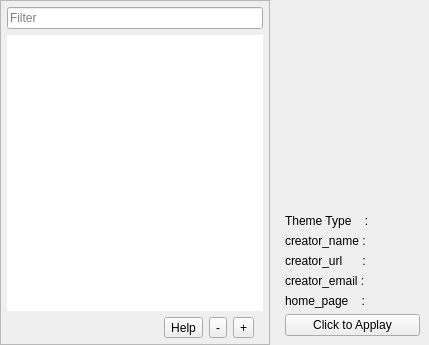
         <widget class="QWidget" name="page_themes">
          <layout class="QGridLayout" name="gridLayout_12">
           <property name="leftMargin">
            <number>0</number>
           </property>
           <property name="topMargin">
            <number>0</number>
           </property>
           <property name="rightMargin">
            <number>0</number>
           </property>
           <property name="bottomMargin">
            <number>0</number>
           </property>
           <item row="0" column="0" rowspan="2">
            <widget class="QFrame" name="frame_5">
             <property name="sizePolicy">
              <sizepolicy hsizetype="Fixed" vsizetype="Preferred">
               <horstretch>0</horstretch>
               <verstretch>0</verstretch>
              </sizepolicy>
             </property>
             <property name="frameShape">
              <enum>QFrame::StyledPanel</enum>
             </property>
             <property name="frameShadow">
              <enum>QFrame::Raised</enum>
             </property>
             <layout class="QGridLayout" name="gridLayout_9">
              <property name="leftMargin">
               <number>6</number>
              </property>
              <property name="topMargin">
               <number>6</number>
              </property>
              <property name="rightMargin">
               <number>6</number>
              </property>
              <property name="bottomMargin">
               <number>6</number>
              </property>
              <item row="0" column="1">
               <widget class="QLineEdit" name="search_theme">
                <property name="styleSheet">
                 <string notr="true"/>
                </property>
                <property name="frame">
                 <bool>true</bool>
                </property>
                <property name="placeholderText">
                 <string>Filter</string>
                </property>
               </widget>
              </item>
              <item row="1" column="1">
               <widget class="QListWidget" name="list_widget_theme">
                <property name="frameShape">
                 <enum>QFrame::NoFrame</enum>
                </property>
                <property name="frameShadow">
                 <enum>QFrame::Plain</enum>
                </property>
                <property name="iconSize">
                 <size>
                  <width>30</width>
                  <height>30</height>
                 </size>
                </property>
                <property name="gridSize">
                 <size>
                  <width>45</width>
                  <height>45</height>
                 </size>
                </property>
               </widget>
              </item>
              <item row="2" column="1">
               <widget class="QFrame" name="frame_13">
                <property name="sizePolicy">
                 <sizepolicy hsizetype="Preferred" vsizetype="Fixed">
                  <horstretch>0</horstretch>
                  <verstretch>0</verstretch>
                 </sizepolicy>
                </property>
                <property name="frameShape">
                 <enum>QFrame::NoFrame</enum>
                </property>
                <property name="frameShadow">
                 <enum>QFrame::Plain</enum>
                </property>
                <layout class="QGridLayout" name="gridLayout_21">
                 <property name="leftMargin">
                  <number>0</number>
                 </property>
                 <property name="topMargin">
                  <number>0</number>
                 </property>
                 <property name="bottomMargin">
                  <number>0</number>
                 </property>
                 <property name="verticalSpacing">
                  <number>0</number>
                 </property>
                 <item row="0" column="1">
                  <widget class="QToolButton" name="t_btn_help">
                   <property name="text">
                    <string>Help</string>
                   </property>
                  </widget>
                 </item>
                 <item row="0" column="2">
                  <widget class="QToolButton" name="t_btn_del">
                   <property name="text">
                    <string>-</string>
                   </property>
                  </widget>
                 </item>
                 <item row="0" column="3">
                  <widget class="QToolButton" name="t_btn_add">
                   <property name="text">
                    <string>+</string>
                   </property>
                  </widget>
                 </item>
                 <item row="0" column="0">
                  <spacer name="horizontalSpacer_5">
                   <property name="orientation">
                    <enum>Qt::Horizontal</enum>
                   </property>
                   <property name="sizeHint" stdset="0">
                    <size>
                     <width>40</width>
                     <height>20</height>
                    </size>
                   </property>
                  </spacer>
                 </item>
                </layout>
               </widget>
              </item>
             </layout>
            </widget>
           </item>
           <item row="1" column="1">
            <widget class="QFrame" name="frame_7">
             <property name="sizePolicy">
              <sizepolicy hsizetype="Preferred" vsizetype="Fixed">
               <horstretch>0</horstretch>
               <verstretch>0</verstretch>
              </sizepolicy>
             </property>
             <property name="frameShape">
              <enum>QFrame::NoFrame</enum>
             </property>
             <property name="frameShadow">
              <enum>QFrame::Plain</enum>
             </property>
             <layout class="QGridLayout" name="gridLayout_11">
              <item row="0" column="0">
               <widget class="QLabel" name="label_8">
                <property name="sizePolicy">
                 <sizepolicy hsizetype="Fixed" vsizetype="Preferred">
                  <horstretch>0</horstretch>
                  <verstretch>0</verstretch>
                 </sizepolicy>
                </property>
                <property name="text">
                 <string>Theme Type    :</string>
                </property>
               </widget>
              </item>
              <item row="3" column="1" colspan="2">
               <widget class="QLabel" name="tcr_email">
                <property name="sizePolicy">
                 <sizepolicy hsizetype="Preferred" vsizetype="Fixed">
                  <horstretch>0</horstretch>
                  <verstretch>0</verstretch>
                 </sizepolicy>
                </property>
                <property name="text">
                 <string/>
                </property>
                <property name="openExternalLinks">
                 <bool>true</bool>
                </property>
                <property name="textInteractionFlags">
                 <set>Qt::LinksAccessibleByMouse|Qt::TextSelectableByMouse</set>
                </property>
               </widget>
              </item>
              <item row="1" column="1" colspan="2">
               <widget class="QLabel" name="tcr_name">
                <property name="sizePolicy">
                 <sizepolicy hsizetype="Preferred" vsizetype="Fixed">
                  <horstretch>0</horstretch>
                  <verstretch>0</verstretch>
                 </sizepolicy>
                </property>
                <property name="text">
                 <string/>
                </property>
               </widget>
              </item>
              <item row="3" column="0">
               <widget class="QLabel" name="label_7">
                <property name="sizePolicy">
                 <sizepolicy hsizetype="Fixed" vsizetype="Preferred">
                  <horstretch>0</horstretch>
                  <verstretch>0</verstretch>
                 </sizepolicy>
                </property>
                <property name="text">
                 <string>creator_email :</string>
                </property>
               </widget>
              </item>
              <item row="4" column="1" colspan="2">
               <widget class="QLabel" name="tcr_home_page">
                <property name="sizePolicy">
                 <sizepolicy hsizetype="Preferred" vsizetype="Fixed">
                  <horstretch>0</horstretch>
                  <verstretch>0</verstretch>
                 </sizepolicy>
                </property>
                <property name="text">
                 <string/>
                </property>
                <property name="openExternalLinks">
                 <bool>true</bool>
                </property>
                <property name="textInteractionFlags">
                 <set>Qt::LinksAccessibleByMouse|Qt::TextSelectableByMouse</set>
                </property>
               </widget>
              </item>
              <item row="2" column="1" colspan="2">
               <widget class="QLabel" name="tcr_url">
                <property name="sizePolicy">
                 <sizepolicy hsizetype="Preferred" vsizetype="Fixed">
                  <horstretch>0</horstretch>
                  <verstretch>0</verstretch>
                 </sizepolicy>
                </property>
                <property name="text">
                 <string/>
                </property>
                <property name="openExternalLinks">
                 <bool>true</bool>
                </property>
                <property name="textInteractionFlags">
                 <set>Qt::LinksAccessibleByMouse|Qt::TextSelectableByMouse</set>
                </property>
               </widget>
              </item>
              <item row="4" column="0">
               <widget class="QLabel" name="label_10">
                <property name="sizePolicy">
                 <sizepolicy hsizetype="Fixed" vsizetype="Preferred">
                  <horstretch>0</horstretch>
                  <verstretch>0</verstretch>
                 </sizepolicy>
                </property>
                <property name="text">
                 <string>home_page    :</string>
                </property>
               </widget>
              </item>
              <item row="1" column="0">
               <widget class="QLabel" name="label_12">
                <property name="sizePolicy">
                 <sizepolicy hsizetype="Fixed" vsizetype="Preferred">
                  <horstretch>0</horstretch>
                  <verstretch>0</verstretch>
                 </sizepolicy>
                </property>
                <property name="text">
                 <string>creator_name :</string>
                </property>
               </widget>
              </item>
              <item row="0" column="1" colspan="2">
               <widget class="QLabel" name="theme_type">
                <property name="sizePolicy">
                 <sizepolicy hsizetype="Preferred" vsizetype="Fixed">
                  <horstretch>0</horstretch>
                  <verstretch>0</verstretch>
                 </sizepolicy>
                </property>
                <property name="text">
                 <string/>
                </property>
                <property name="textInteractionFlags">
                 <set>Qt::LinksAccessibleByMouse|Qt::TextSelectableByMouse</set>
                </property>
               </widget>
              </item>
              <item row="2" column="0">
               <widget class="QLabel" name="label_9">
                <property name="sizePolicy">
                 <sizepolicy hsizetype="Fixed" vsizetype="Preferred">
                  <horstretch>0</horstretch>
                  <verstretch>0</verstretch>
                 </sizepolicy>
                </property>
                <property name="text">
                 <string>creator_url      : </string>
                </property>
               </widget>
              </item>
              <item row="5" column="0" colspan="3">
               <widget class="QPushButton" name="btn_use_theme">
                <property name="text">
                 <string>Click to Applay</string>
                </property>
               </widget>
              </item>
             </layout>
            </widget>
           </item>
           <item row="0" column="1">
            <widget class="QFrame" name="frame_6">
             <property name="frameShape">
              <enum>QFrame::NoFrame</enum>
             </property>
             <property name="frameShadow">
              <enum>QFrame::Plain</enum>
             </property>
             <layout class="QGridLayout" name="gridLayout_20">
              <item row="1" column="0">
               <widget class="QFrame" name="frame_12">
                <property name="sizePolicy">
                 <sizepolicy hsizetype="Preferred" vsizetype="Fixed">
                  <horstretch>0</horstretch>
                  <verstretch>0</verstretch>
                 </sizepolicy>
                </property>
                <property name="frameShape">
                 <enum>QFrame::NoFrame</enum>
                </property>
                <property name="frameShadow">
                 <enum>QFrame::Plain</enum>
                </property>
                <layout class="QGridLayout" name="gridLayout_10">
                 <item row="0" column="0" rowspan="2">
                  <widget class="QToolButton" name="theme_icon">
                   <property name="styleSheet">
                    <string notr="true">QToolButton {
	border: none;
	background: none;
}

QToolButton:hover {
	border: none;
	background: none;
}

QToolButton:pressed{
	border: none;
	background: none;
}</string>
                   </property>
                   <property name="text">
                    <string/>
                   </property>
                   <property name="iconSize">
                    <size>
                     <width>100</width>
                     <height>100</height>
                    </size>
                   </property>
                   <property name="autoRaise">
                    <bool>true</bool>
                   </property>
                  </widget>
                 </item>
                 <item row="2" column="0">
                  <spacer name="verticalSpacer_4">
                   <property name="orientation">
                    <enum>Qt::Vertical</enum>
                   </property>
                   <property name="sizeType">
                    <enum>QSizePolicy::Fixed</enum>
                   </property>
                   <property name="sizeHint" stdset="0">
                    <size>
                     <width>20</width>
                     <height>40</height>
                    </size>
                   </property>
                  </spacer>
                 </item>
                 <item row="0" column="1" rowspan="3" colspan="2">
                  <widget class="QLabel" name="theme_top_data">
                   <property name="font">
                    <font>
                     <pointsize>10</pointsize>
                    </font>
                   </property>
                   <property name="text">
                    <string/>
                   </property>
                   <property name="scaledContents">
                    <bool>true</bool>
                   </property>
                   <property name="alignment">
                    <set>Qt::AlignLeading|Qt::AlignLeft|Qt::AlignVCenter</set>
                   </property>
                   <property name="openExternalLinks">
                    <bool>true</bool>
                   </property>
                  </widget>
                 </item>
                </layout>
               </widget>
              </item>
              <item row="0" column="0">
               <widget class="QLabel" name="theme_screenshot">
                <property name="text">
                 <string/>
                </property>
                <property name="scaledContents">
                 <bool>true</bool>
                </property>
                <property name="alignment">
                 <set>Qt::AlignCenter</set>
                </property>
               </widget>
              </item>
             </layout>
            </widget>
           </item>
          </layout>
         </widget>
